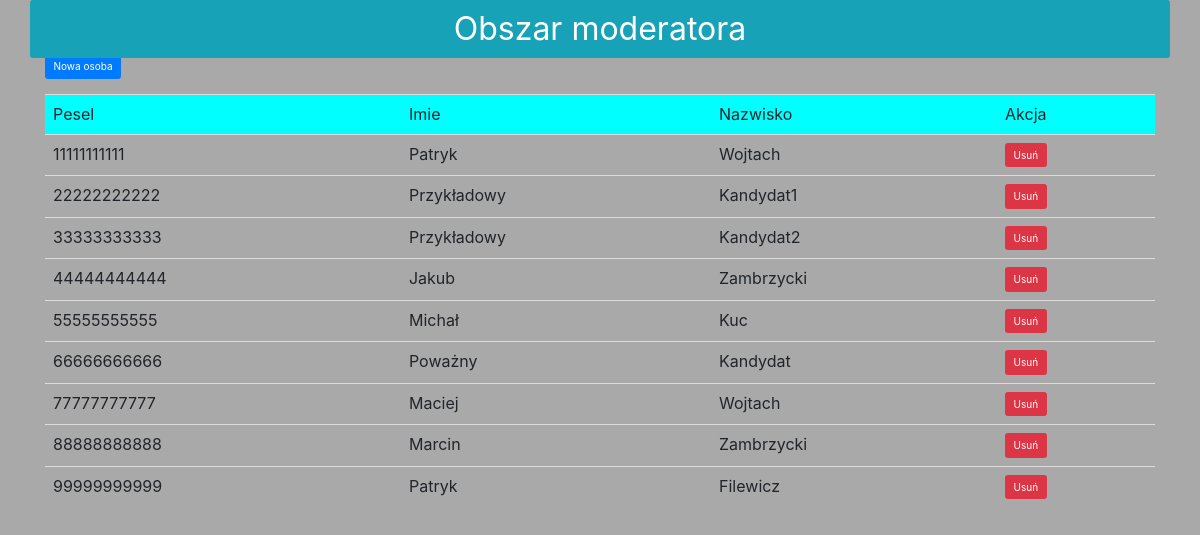
The app's page /mod/people (signed in) with its own data.
### mysite/models.py (models this page shows, shortened)
class osoba(models.Model):
    user = models.OneToOneField(myUser, on_delete=models.CASCADE, null=True, related_name='user_profile')
    pesel = models.IntegerField(primary_key=True)
    imie = models.CharField(max_length=50)
    nazwisko = models.CharField(max_length=50)
    nr_dowodu = models.CharField(unique=True, max_length=10)
    class Meta:
        ordering = ["pesel"]
        verbose_name = "Osoba głosująca"
        verbose_name_plural = "Osoby głosujące"
        db_table = "Osoby uprawnione do głosowania"

### mysite/views.py (the view)
# urls.py: path('mod/people', views.mod_person_list, name='Wyborcy mod'),
def mod_person_list(request):
    if request.user.is_authenticated:
        user = request.user
        logged_user = myUser.objects.get(username=user.username)
        if not logged_user.is_mod:
            return render(request, 'access_denied.html')
    else:
        return render(request, 'access_denied.html')
    template = loader.get_template("ModTemplates/mod_person_list.html")
    all_people = osoba.objects.all()
    username = 'moderator ' +  logged_user.mod_profile.name + ' ' + logged_user.mod_profile.surname
    context = {
        'username': username,
        'all_people': all_people
    }
    return HttpResponse(template.render(context, request))

### mysite/templates/ModTemplates/mod_person_list.html (shortened to what this page needs)
{% extends "ModTemplates/base_mod.html" %}
{% load bootstrap3 %}
{% block content %}
<a href="{% url 'Nowy wyborca mod' %}" class="btn btn-primary" >Nowa osoba</a>
    <br/>
    <br/>
{% if all_people %}
<table class="table" align="center">
<tr bgcolor="#00ffff">
    <td>
        Pesel
    </td>
    <td>
        Imie
    </td>
    <td>
        Nazwisko
    </td>
    <td>
        Akcja
    </td>
</tr>
{%for person in all_people %}
<tr>
    <td>
        {{ person.pesel }}
    </td>
    <td>
        {{ person.imie }}
    </td>
    <td>
        {{ person.nazwisko }}
    </td>
    <td>
        <a class="btn btn-danger" href="{% url 'Usuń osobę' person.pesel %}">Usuń</a>
    </td>
</tr>
{% endfor %}
</table>
    <br/>
{% else %}
    <br/>
    <div class="alert alert-danger">
    <strong>Brak wyborców</strong>
    </div>
{% endif %}
{% endblock %}

### records on screen
osoba: pesel "11111111111", imie "Patryk", nazwisko "Wojtach"
osoba: pesel "22222222222", imie "Przykładowy", nazwisko "Kandydat1"
osoba: pesel "33333333333", imie "Przykładowy", nazwisko "Kandydat2"
osoba: pesel "44444444444", imie "Jakub", nazwisko "Zambrzycki"
osoba: pesel "55555555555", imie "Michał", nazwisko "Kuc"
osoba: pesel "66666666666", imie "Poważny", nazwisko "Kandydat"
osoba: pesel "77777777777", imie "Maciej", nazwisko "Wojtach"
osoba: pesel "88888888888", imie "Marcin", nazwisko "Zambrzycki"
osoba: pesel "99999999999", imie "Patryk", nazwisko "Filewicz"
